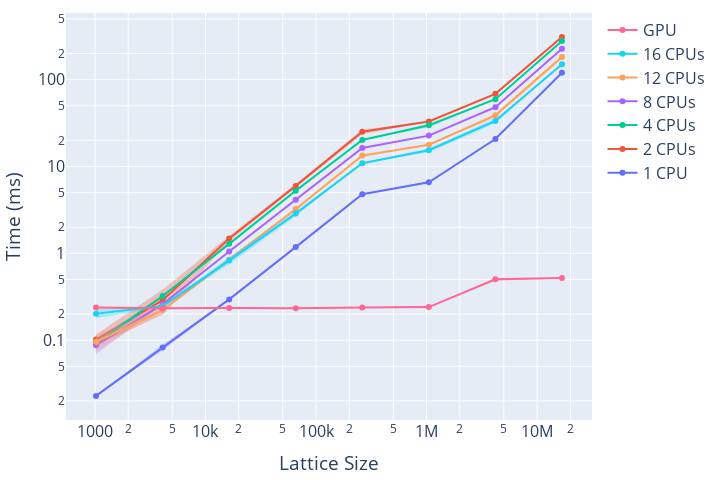

This figure's notebook cell:
### Code cell
fig = go.Figure()
for idx, (name, dfs, _) in enumerate(runs):
    df = pd.concat(dfs)
    df["size"] **= 2
    df["avgBufferTime"] = df["avgBufferTime"] / 1e6 # time is originally in ns

    add_mean_std_trace(fig, df, name, idx, "avgBufferTime")

fig.update_layout(xaxis_title='Lattice Size', yaxis_title="Time (ms)", **layout_settings) # title="Average buffer update time", 
fig.update_xaxes(type="log")
fig.update_yaxes(type="log")
fig.show()
fig.write_image("images/lat_render_buf_avg.eps")

### Figure 1 — Plotly figure (JSON) as saved in the notebook; plotly's stock layout.template omitted (floating-point values rounded to 4 significant figures)
{"data": [{"line": {"color": "#636EFA"}, "mode": "lines+markers", "name": "1 CPU", "type": "scatter", "x": [1024, 4096, 16384, 65536, 262144, 1048576, 4194304, 16777216], "y": [0.02281, 0.08256, 0.2946, 1.179, 4.788, 6.571, 20.69, 120.1]}, {"line": {"width": 0}, "mode": "lines", "name": "1 CPU upper", "showlegend": false, "type": "scatter", "x": [1024, 4096, 16384, 65536, 262144, 1048576, 4194304, 16777216], "y": [0.02303, 0.08839, 0.2974, 1.187, 4.804, 6.616, 20.73, 120.5]}, {"fill": "tonexty", "fillcolor": "rgba(99, 110, 250, 0.30)", "line": {"width": 0}, "mode": "lines", "name": "1 CPU lower", "showlegend": false, "type": "scatter", "x": [1024, 4096, 16384, 65536, 262144, 1048576, 4194304, 16777216], "y": [0.02259, 0.07674, 0.2918, 1.172, 4.771, 6.525, 20.66, 119.7]}, {"line": {"color": "#EF553B"}, "mode": "lines+markers", "name": "2 CPUs", "type": "scatter", "x": [1024, 4096, 16384, 65536, 262144, 1048576, 4194304, 16777216], "y": [0.1016, 0.2891, 1.481, 5.976, 25.11, 32.94, 68.63, 308.7]}, {"line": {"width": 0}, "mode": "lines", "name": "2 CPUs upper", "showlegend": false, "type": "scatter", "x": [1024, 4096, 16384, 65536, 262144, 1048576, 4194304, 16777216], "y": [0.1159, 0.3821, 1.584, 6.3, 26.67, 33.12, 69.03, 310.4]}, {"fill": "tonexty", "fillcolor": "rgba(239, 85, 59, 0.30)", "line": {"width": 0}, "mode": "lines", "name": "2 CPUs lower", "showlegend": false, "type": "scatter", "x": [1024, 4096, 16384, 65536, 262144, 1048576, 4194304, 16777216], "y": [0.08732, 0.1961, 1.378, 5.652, 23.55, 32.76, 68.22, 306.9]}, {"line": {"color": "#00CC96"}, "mode": "lines+markers", "name": "4 CPUs", "type": "scatter", "x": [1024, 4096, 16384, 65536, 262144, 1048576, 4194304, 16777216], "y": [0.09192, 0.322, 1.285, 5.239, 20.19, 29.74, 59.41, 278.0]}, {"line": {"width": 0}, "mode": "lines", "name": "4 CPUs upper", "showlegend": false, "type": "scatter", "x": [1024, 4096, 16384, 65536, 262144, 1048576, 4194304, 16777216], "y": [0.09958, 0.3298, 1.309, 5.47, 20.23, 31.17, 59.77, 280.3]}, {"fill": "tonexty", "fillcolor": "rgba(0, 204, 150, 0.30)", "line": {"width": 0}, "mode": "lines", "name": "4 CPUs lower", "showlegend": false, "type": "scatter", "x": [1024, 4096, 16384, 65536, 262144, 1048576, 4194304, 16777216], "y": [0.08426, 0.3143, 1.261, 5.009, 20.15, 28.32, 59.06, 275.6]}, {"line": {"color": "#AB63FA"}, "mode": "lines+markers", "name": "8 CPUs", "type": "scatter", "x": [1024, 4096, 16384, 65536, 262144, 1048576, 4194304, 16777216], "y": [0.08717, 0.2592, 1.05, 4.142, 16.32, 22.65, 48.13, 227.3]}, {"line": {"width": 0}, "mode": "lines", "name": "8 CPUs upper", "showlegend": false, "type": "scatter", "x": [1024, 4096, 16384, 65536, 262144, 1048576, 4194304, 16777216], "y": [0.105, 0.2622, 1.072, 4.211, 16.37, 22.97, 49.48, 233.0]}, {"fill": "tonexty", "fillcolor": "rgba(171, 99, 250, 0.30)", "line": {"width": 0}, "mode": "lines", "name": "8 CPUs lower", "showlegend": false, "type": "scatter", "x": [1024, 4096, 16384, 65536, 262144, 1048576, 4194304, 16777216], "y": [0.06934, 0.2562, 1.028, 4.072, 16.27, 22.34, 46.79, 221.5]}, {"line": {"color": "#FFA15A"}, "mode": "lines+markers", "name": "12 CPUs", "type": "scatter", "x": [1024, 4096, 16384, 65536, 262144, 1048576, 4194304, 16777216], "y": [0.09587, 0.2218, 0.8457, 3.229, 13.34, 17.8, 38.77, 182.5]}, {"line": {"width": 0}, "mode": "lines", "name": "12 CPUs upper", "showlegend": false, "type": "scatter", "x": [1024, 4096, 16384, 65536, 262144, 1048576, 4194304, 16777216], "y": [0.1158, 0.2281, 0.8771, 3.233, 13.96, 17.82, 40.92, 192.7]}, {"fill": "tonexty", "fillcolor": "rgba(255, 161, 90, 0.30)", "line": {"width": 0}, "mode": "lines", "name": "12 CPUs lower", "showlegend": false, "type": "scatter", "x": [1024, 4096, 16384, 65536, 262144, 1048576, 4194304, 16777216], "y": [0.07593, 0.2155, 0.8144, 3.224, 12.72, 17.78, 36.62, 172.3]}, {"line": {"color": "#19D3F3"}, "mode": "lines+markers", "name": "16 CPUs", "type": "scatter", "x": [1024, 4096, 16384, 65536, 262144, 1048576, 4194304, 16777216], "y": [0.202, 0.2463, 0.8248, 2.868, 10.9, 15.37, 33.45, 150.0]}, {"line": {"width": 0}, "mode": "lines", "name": "16 CPUs upper", "showlegend": false, "type": "scatter", "x": [1024, 4096, 16384, 65536, 262144, 1048576, 4194304, 16777216], "y": [0.2254, 0.2536, 0.9048, 3.04, 10.93, 16.19, 35.7, 150.1]}, {"fill": "tonexty", "fillcolor": "rgba(25, 211, 243, 0.30)", "line": {"width": 0}, "mode": "lines", "name": "16 CPUs lower", "showlegend": false, "type": "scatter", "x": [1024, 4096, 16384, 65536, 262144, 1048576, 4194304, 16777216], "y": [0.1787, 0.2391, 0.7447, 2.695, 10.86, 14.55, 31.2, 149.8]}, {"line": {"color": "#FF6692"}, "mode": "lines+markers", "name": "GPU", "type": "scatter", "x": [1024, 4096, 16384, 65536, 262144, 1048576, 4194304, 16777216], "y": [0.237, 0.2328, 0.235, 0.2329, 0.2384, 0.2404, 0.5015, 0.5191]}, {"line": {"width": 0}, "mode": "lines", "name": "GPU upper", "showlegend": false, "type": "scatter", "x": [1024, 4096, 16384, 65536, 262144, 1048576, 4194304, 16777216], "y": [0.2425, 0.2356, 0.2414, 0.2352, 0.2413, 0.2415, 0.5194, 0.5231]}, {"fill": "tonexty", "fillcolor": "rgba(255, 102, 146, 0.30)", "line": {"width": 0}, "mode": "lines", "name": "GPU lower", "showlegend": false, "type": "scatter", "x": [1024, 4096, 16384, 65536, 262144, 1048576, 4194304, 16777216], "y": [0.2315, 0.23, 0.2286, 0.2306, 0.2354, 0.2394, 0.4835, 0.5151]}], "layout": {"font": {"size": 16}, "height": 480, "margin": {"b": 10, "l": 10, "r": 10, "t": 10}, "width": 720, "xaxis": {"title": {"text": "Lattice Size"}, "type": "log"}, "yaxis": {"title": {"text": "Time (ms)"}, "type": "log"}}}
